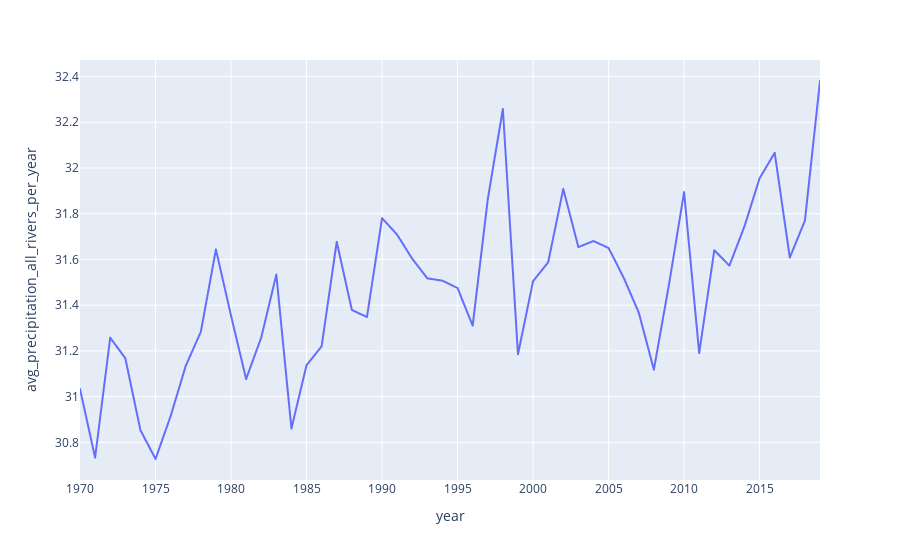

The cell this chart's notebook holds for it:
### Code cell
# using plotly
fig = px.line(ts_df, x="year", y="avg_precipitation_all_rivers_per_year")
fig.show()

### Figure 1 — Plotly figure (JSON) as saved in the notebook; plotly's stock layout.template omitted (floating-point values rounded to 4 significant figures; data arrays with more than 128 entries replaced by an {"elided": "..."} marker saying what was removed)
{"data": [{"hovertemplate": "year=%{x}<br>avg_precipitation_all_rivers_per_year=%{y}<extra></extra>", "legendgroup": "", "line": {"color": "#636efa", "dash": "solid"}, "marker": {"symbol": "circle"}, "mode": "lines", "name": "", "showlegend": false, "type": "scattergl", "x": {"elided": "6000 int values"}, "xaxis": "x", "y": {"elided": "6000 float values"}, "yaxis": "y"}], "layout": {"legend": {"tracegroupgap": 0}, "margin": {"t": 60}, "xaxis": {"anchor": "y", "domain": [0, 1], "title": {"text": "year"}}, "yaxis": {"anchor": "x", "domain": [0, 1], "title": {"text": "avg_precipitation_all_rivers_per_year"}}}}
